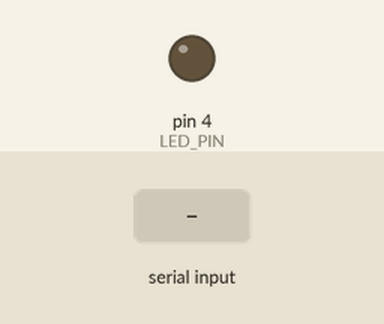
Recording of a sketch running on a simulated Arduino Uno, built with avr-gcc and run on an emulated ATmega328P. Shown: output pins drawn as LEDs (lit = HIGH). The inputs (shaded band) are chosen by the test bench.

Above: at 1.2 s.
1.3 s: "90,45\n" received over Serial
At 2.5 s:
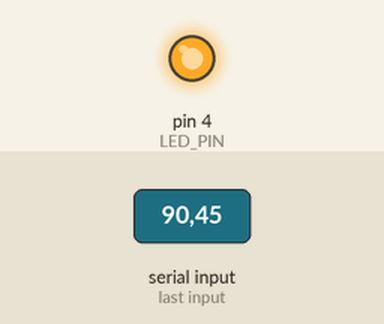
2.8 s: "0\n" received over Serial
At 3.6 s:
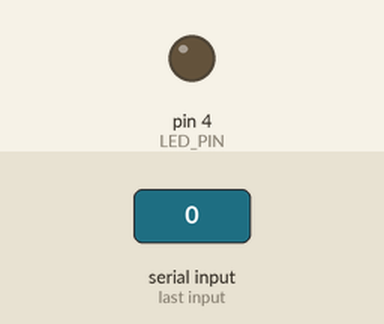
4.3 s: "30,150\n" received over Serial
At 4.8 s:
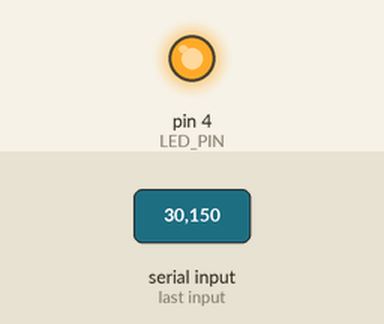
Timing chart, 0 to 7.3 s (numbered marks = the images above; inputs shaded):
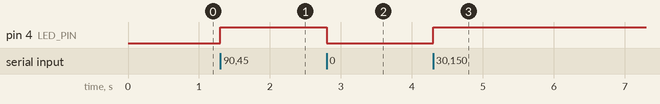

The sketch:

serial_reciver.ino
```cpp
#define LED_PIN 4

void setup() {
  // put your setup code here, to run once:
  pinMode(LED_PIN, OUTPUT);
  digitalWrite(LED_PIN, LOW);

  Serial.begin(115200);
  Serial.setTimeout(1);
}

void loop() {
  // put your main code here, to run repeatedly:
  if (Serial.available())
  {
    int x = Serial.readString().toInt();
    if(x == 0)
    {
      digitalWrite(LED_PIN, LOW);
    }
    else
    {
      digitalWrite(LED_PIN, HIGH);
    }
  }

  delay(1);
}
```

Measured:
- after the input at 1.3 s, pin 4 (LED_PIN): LOW → HIGH at once
- after the input at 2.8 s, pin 4 (LED_PIN): HIGH → LOW at once
- after the input at 4.3 s, pin 4 (LED_PIN): LOW → HIGH at once
